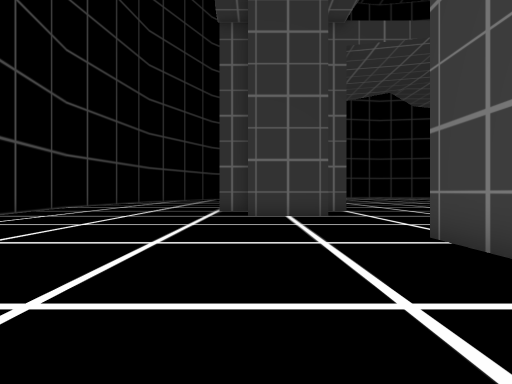
View 1 (above)

24 first-person views from a walk through a 3-D level made in the Unity game engine. The camera is 1.5 m above the floor, looks level and sees 80° across. The floor is counted in squares, 2 m on a side. Each view is taken from the middle of a square. On the plan, view 1 faces up. The plan holds only what a view shows up to about 10 squares ahead; the rest is blank. The place goes on beyond the plan. The player is left out. Some surface patterns are stand-ins.

View 2
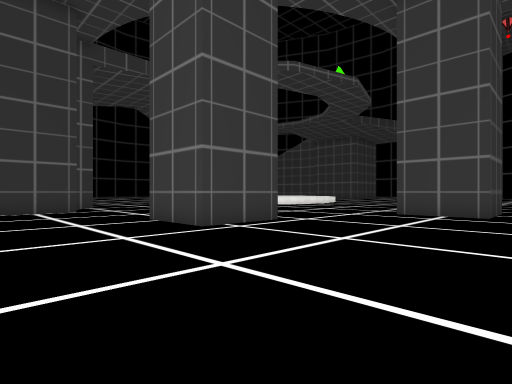

View 3
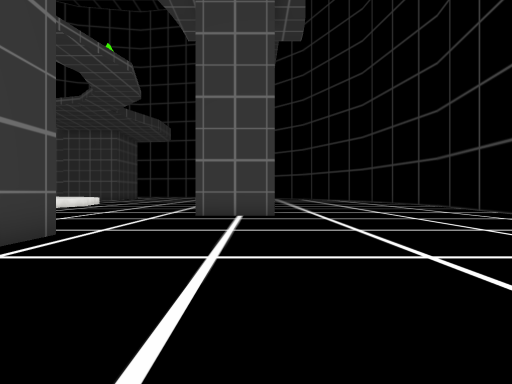

View 4
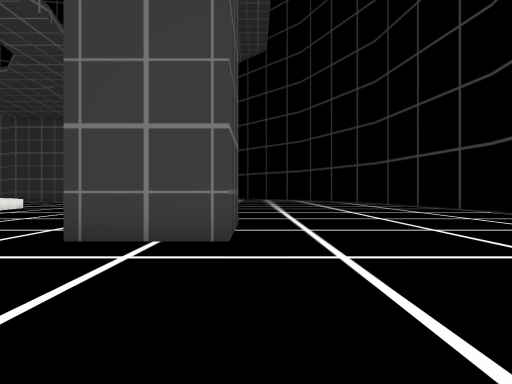

View 5
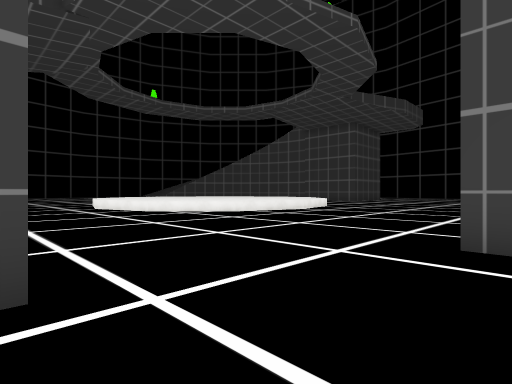

View 6
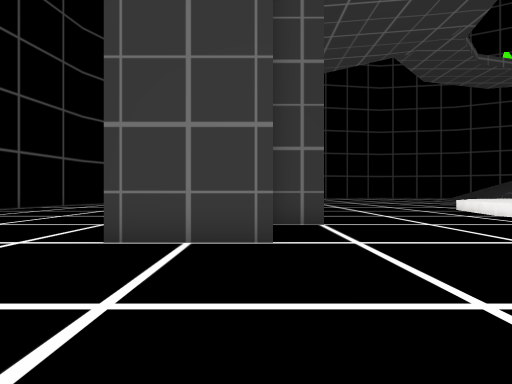

View 7
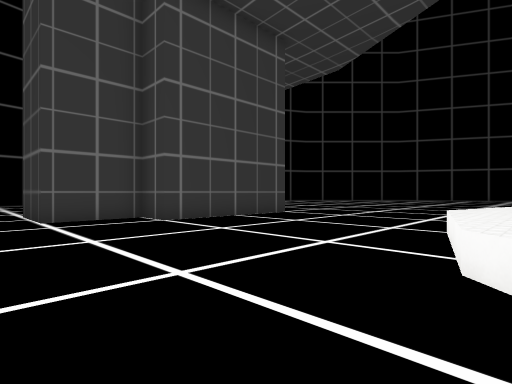

View 8
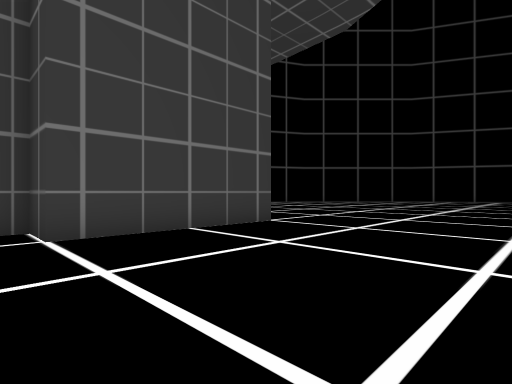

View 9
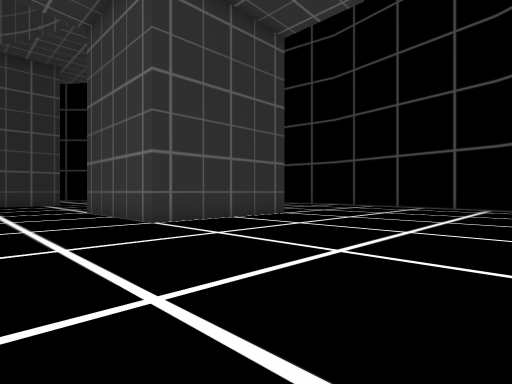

View 10
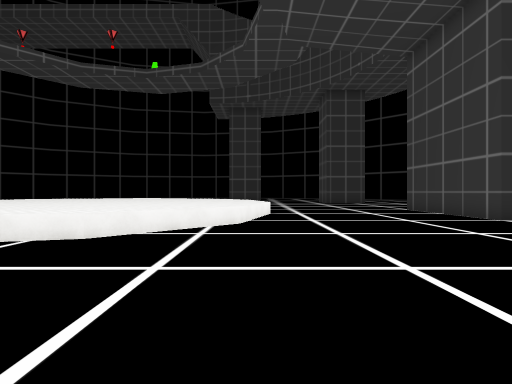

View 11
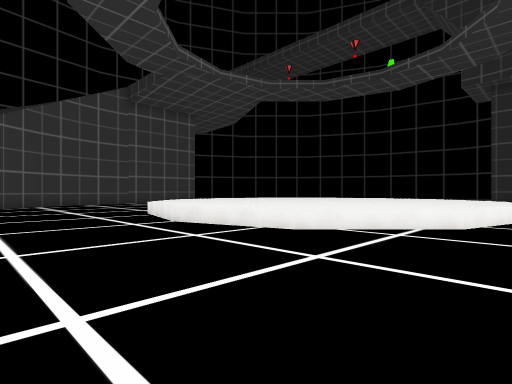

View 12
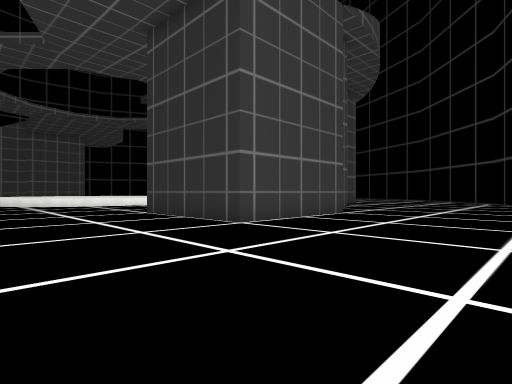

View 13
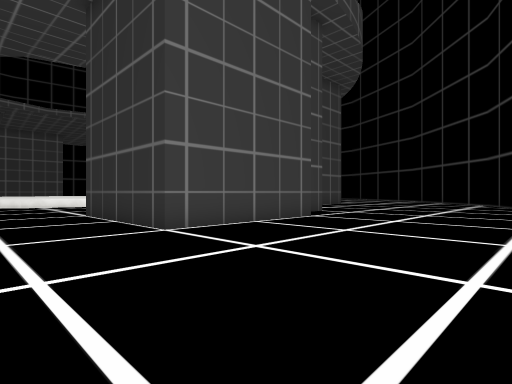

View 14
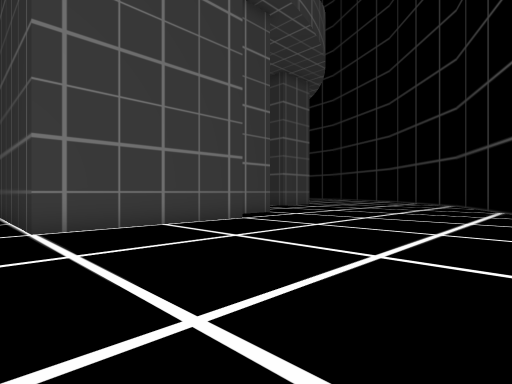

View 15
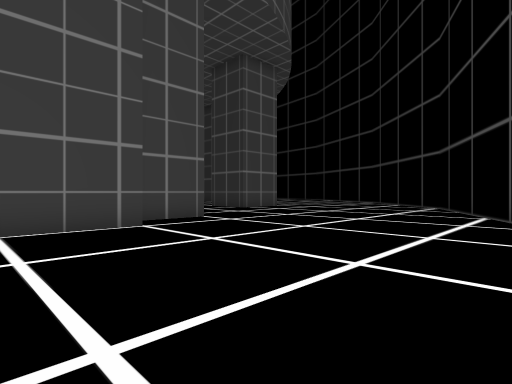

View 16
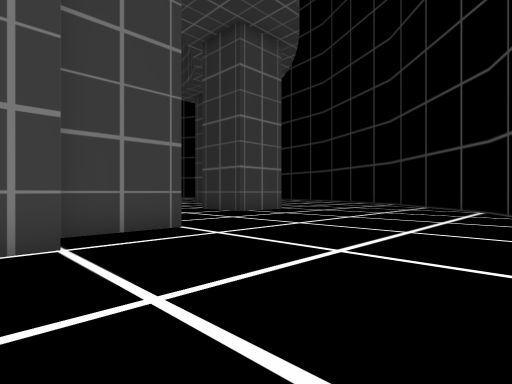

View 17
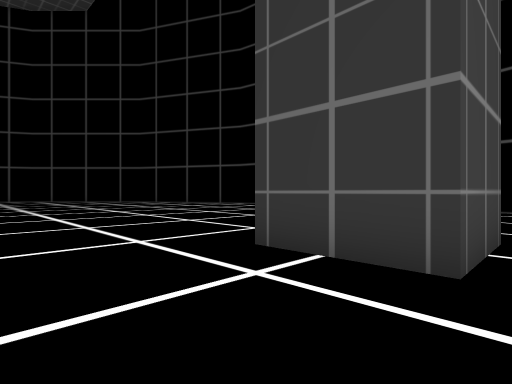

View 18
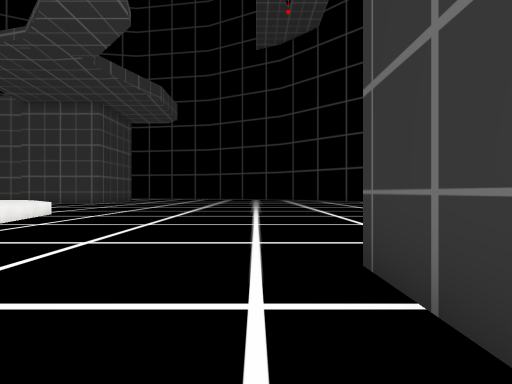

View 19
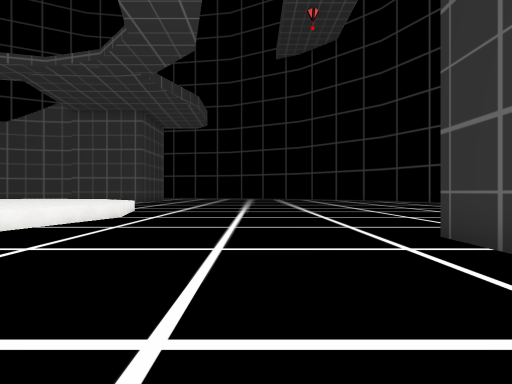

View 20
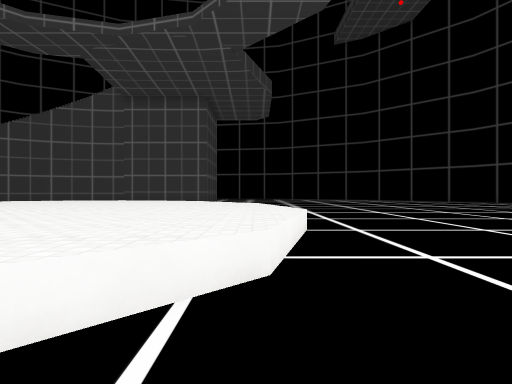

View 21
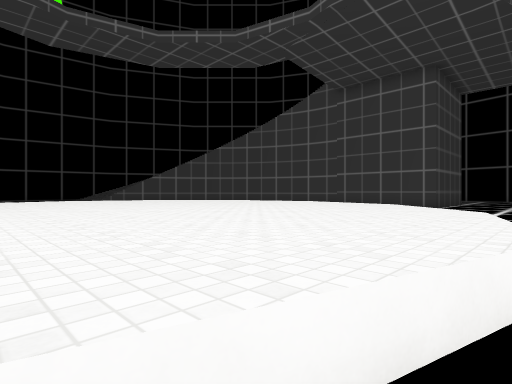

View 22
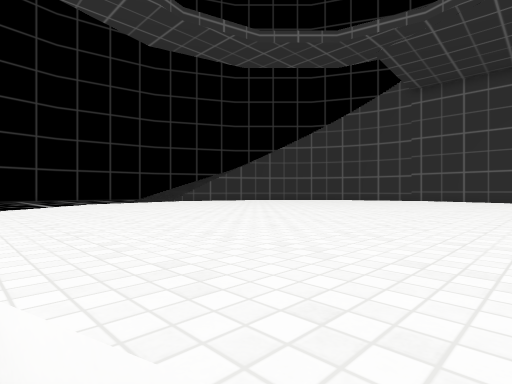

View 23
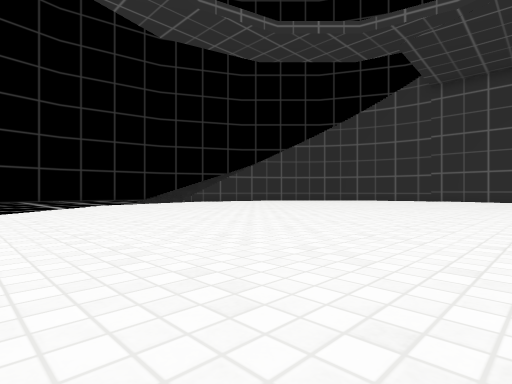

View 24
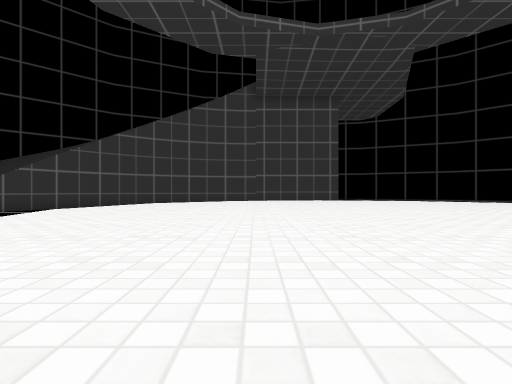

### Floor plan
Key: @ floor where view 1 was taken; # wall or solid block; . floor; ^ raised ledge.
Columns run from 8 left of view 1 to 20 right of it. Each row starts with its distance up from view 1.
 25                  ......
 24            ..  .  ....... ..
 23       ..   ..   ......... ..
 22  . .........................
 21  .......................^...
 20  ....................^^^^^^^
 19  ...................^^^^^^^^
 18 ...................^^^^^^^^^
 17  ......#####.......^^^^^^^^^
 16  ......#   #  ....^^^^^^^^^^
 15 .......#   #......^^^^^^^^^^^
 14 .......#   #......^^^^^^^^^^^
 13  ......#   #  ....^^^^^^^^^^^
 12  ......#####.......^^^^^^^^^^
 11  .......# #........^^^^^^^^^^
 10  .......###.........^^^^^^^^^
  9  ....................^^^^^^^.
  8  ............ ..........^...
  7  ............ ..............
  6  ...........  ..............
  5  #.........#  ..............
  4   .........#  ..............
  3   #........###..............
  2    .........................
  1    #.    .........###.......
  0        .@.........# #.......
 -1        ...........###.......
 -2          ..............
 -3        . ..............
 -4            .. .........
 -5               .........
 -6               .........
 -7                 .. ....
 -8                 ..  ...
 -9                      ..

Where each view was taken, in squares from view 1:
view 1: 0 up, 0 right, facing up
view 2: 3 down, 1 left, facing up-right
view 3: 1 down, 0 right, facing right
view 4: 2 down, 5 right, facing right
view 5: 0 up, 5 right, facing up-right
view 6: 5 up, 2 right, facing up
view 7: 8 up, 11 right, facing up-left
view 8: 11 up, 9 right, facing up-left
view 9: 24 up, 7 right, facing down-left
view 10: 25 up, 10 right, facing down
view 11: 25 up, 9 right, facing down-right
view 12: 22 up, 7 left, facing down-right
view 13: 20 up, 7 left, facing down-right
view 14: 18 up, 8 left, facing down-right
view 15: 15 up, 8 left, facing down-right
view 16: 13 up, 6 left, facing down-right
view 17: 4 up, 9 right, facing down-right
view 18: 2 up, 9 right, facing right
view 19: 4 up, 7 right, facing right
view 20: 9 up, 10 right, facing right
view 21: 8 up, 13 right, facing up-right
view 22: 11 up, 10 right, facing up-right
view 23: 12 up, 10 right, facing up-right
view 24: 17 up, 10 right, facing right
